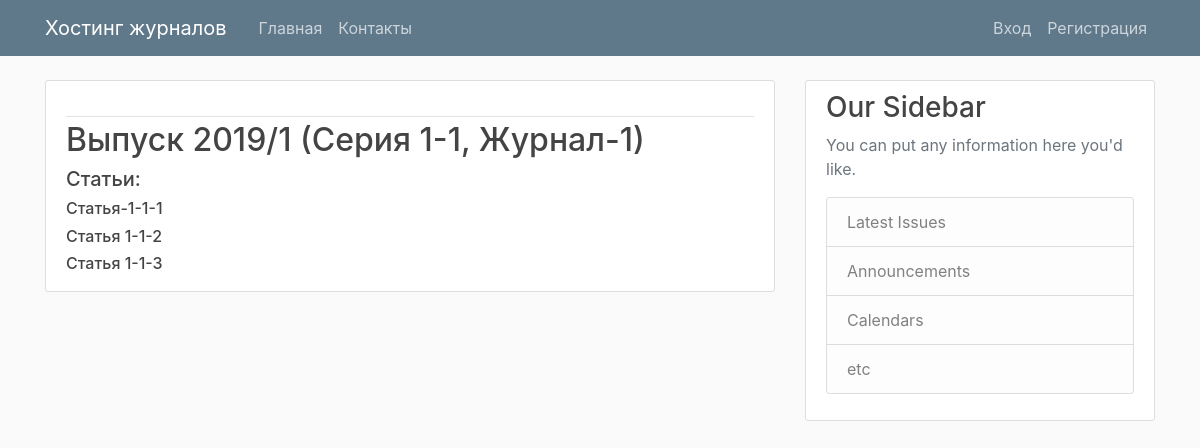
Page /issue/1/ on the committed database.
### mainapp/models.py (models this page shows, shortened)
class Issue(models.Model):
    series = models.ForeignKey(Series, on_delete=models.CASCADE)
    number = models.IntegerField(verbose_name='Номер выпуска', blank=True)
    year = models.IntegerField(verbose_name='Год выпуска', blank=True)
    publication_date = models.DateField(verbose_name='Дата публикации ГГГГ-ММ-ДД', default=timezone.now, blank=True, null=True)
    objects = models.Manager()
    def __str__(self):
        return f'{self.year}/{self.number}'
    def get_articles(self):
        return Article.objects.filter(issue = self.pk)

class Series(models.Model):
    journal = models.ForeignKey(Journal, on_delete=models.CASCADE)
    name = models.CharField(verbose_name='Наименование серии', max_length=128)
    description = models.TextField(verbose_name='О серии', blank=True)
    objects = models.Manager()
    def __str__(self):
        return self.name

class Journal(models.Model):
    name = models.CharField(verbose_name='Наименование журнала', max_length=128)
    issn = models.CharField(verbose_name='ISSN', max_length=64, blank=True)
    description = models.TextField(verbose_name='О журнале', blank=True)
    rkn_certificate_scan = models.FileField(verbose_name='Сканы сертификатов', upload_to='uploads/%Y/%m/%d/', blank=True)
    redactor = models.CharField(verbose_name='Редактор', max_length=128, blank=True)
    issue_period = models.CharField(verbose_name='Периодисность издания', max_length=32, blank=True)
    issuer = models.CharField(verbose_name='Издатель', max_length=64, blank=True)
    email = models.EmailField(verbose_name='Электронная почта', max_length=96, blank=True)
    phone = models.CharField(verbose_name='Телефон', max_length=64, blank=True)
    address = models.TextField(verbose_name='Почтовый адрес', blank=True)
    objects = models.Manager()
    def __str__(self):
        return self.name

class Article(models.Model):
    CREATED = 'CRE'
    REVIEWED = 'REV'
    EDITED = 'EDT'
    INCLUDED = 'INC'
    CANCEL = 'CNC'
    ARTICLE_STATUS_CHOICES = (
        (CREATED, 'создана' ),
        (REVIEWED, 'рецензирована' ),
        (EDITED, 'отредактирована' ),
        (INCLUDED, 'включена в выпуск' ),
        (CANCEL, 'отклонена' ),
    )
    name = models.CharField(verbose_name='Название статьи', max_length=128)
    authors = models.CharField(verbose_name='Авторы', max_length=256, blank=True)
    high_school = models.CharField(verbose_name='Учебные заведения', max_length=256, blank=True)
    description_ru = models.TextField(verbose_name='Краткое описание', blank=True)
    description_en = models.TextField(verbose_name='Short description', blank=True)
    abstract_ru = models.TextField(verbose_name='Аннотация', blank=True)
    abstract_en = models.TextField(verbose_name='Abstract', blank=True)
    keywords = models.CharField(verbose_name='Ключевые слава', max_length=256, blank=True)
    pdf_file = models.FileField(verbose_name='Файл статьи', upload_to='uploads/%Y/%m/%d/', blank=True)
    creation_date = models.DateField(verbose_name='Дата создания', blank=True, default=timezone.now)
    reviewed_date = models.DateField(verbose_name='Дата рецензирования', blank=True, null=True)
    include_date = models.DateField(verbose_name='Дата включения в выпуск', blank=True, null=True)
    status = models.CharField(verbose_name='Cтатус', max_length=3, choices=ARTICLE_STATUS_CHOICES, default=CREATED)
    issue = models.ForeignKey(Issue, on_delete=models.SET_NULL, blank=True, null=True)
    user = models.ForeignKey(User, on_delete=models.SET_NULL, blank=True, null=True)
    objects = models.Manager()
    def __str__(self):
        return self.name

### mainapp/views.py (the view)
# urls.py: path('issue/<int:pk>/', issue_detail_view, name='issue-detail'),
def issue_detail_view(request, pk):
    obj = get_object_or_404(Issue, id=pk)
    context = {
        'object': obj
    }
    return render(request, 'mainapp/issue_detail.html', context)

### mainapp/templates/mainapp/issue_detail.html (shortened to what this page needs)
{% extends "mainapp/base.html" %}
{% block content %}
        <article class="media content-section">
          <div class="media-body">
            <div class="article-metadata">
            </div>
            <h2 class="article-title">Выпуск {{ object }} ({{ object.series }}, {{ object.series.journal }})</h2>
            <h5 class="article-title">Статьи:</h5>
            {% for article in object.get_articles %}
            <h6><a class="article-title" href="{% url 'main:article-detail' object.id  %}">{{ article }}</a></h6>
            {% endfor %}
          </div>
        </article>
{% endblock content %}

### static/css/main.css (style rules this page uses)
body { background: #fafafa; color: #333333; margin-top: 5rem; }
h1, h2, h3, h4, h5, h6 { color: #444444; }
.content-section { background: #ffffff; padding: 10px 20px; border: 1px solid #dddddd; border-radius: 3px; margin-bottom: 20px; }
.article-title { color: #444444; }
.article-metadata { padding-bottom: 1px; margin-bottom: 4px; border-bottom: 1px solid #e3e3e3 }

### rows in the picture
Issue: year+number "2019/1", series "Серия 1-1", series.journal "Журнал-1"
Article: name "Статья-1-1-1"
Article: name "Статья 1-1-2"
Article: name "Статья 1-1-3"
